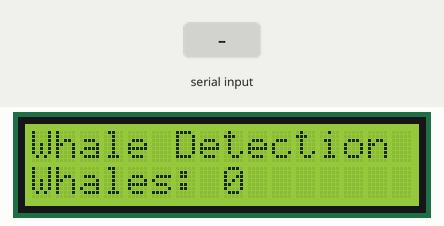
Recording of a sketch running on a simulated Arduino Mega 2560, built with avr-gcc and run on an emulated ATmega2560. On the bench: 16×2 character LCD. The inputs (shaded band) are chosen by the test bench. What the sketch prints to the serial monitor is not drawn.

Above: at 1.2 s.
1.3 s: "Node1:WhaleDetected\n" received over the second serial link
At 1.9 s:
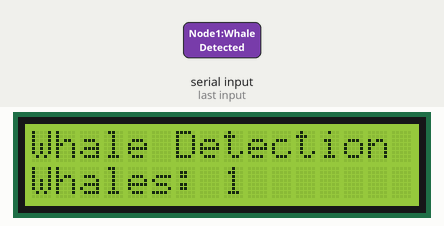
Timing chart, 0 to 4.3 s (numbered marks = the images above; inputs shaded):
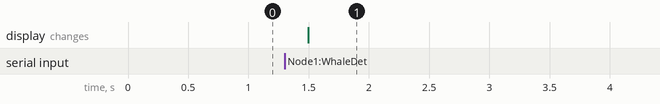

Measured:
- after the input at 1.3 s, the display: changes after 0.20 s (image 1)

The sketch:

Main.ino
```cpp
#include <LiquidCrystal.h>

// Define LCD pin configuration
LiquidCrystal lcd(7, 8, 9, 10, 11, 12);

// Hardware serial communication with Uno
HardwareSerial &mySerial = Serial1;

// Variables
int whaleCount = 0;  // Counter for detected whales

void setup() {
    // Initialize serial communication
    Serial.begin(9600);        // For debugging
    mySerial.begin(9600);      // Communication with Uno node

    // Initialize LCD
    lcd.begin(16, 2);          // 16x2 LCD
    lcd.setCursor(0, 0);
    lcd.print("Whale Detection");

    // Debugging message
    Serial.println("Mega Initialized and Ready");
}

void loop() {
    // Display whale count on LCD
    lcd.setCursor(0, 1);
    lcd.print("Whales: ");
    lcd.print(whaleCount);
    lcd.print("     ");  // Clear trailing characters

    // Check for incoming messages from the Uno node
    if (mySerial.available()) {
        String message = mySerial.readStringUntil('\n'); // Read incoming message
        processMessage(message);
    }

    delay(100);  // Adjust delay for smooth operation
}

void processMessage(String message) {
    // Process the incoming message
    if (message.startsWith("Node1:WhaleDetected")) {
        whaleCount++; // Increase whale count
        Serial.println("Whale Detected - Count Updated");
        playSound();  // Play sound immediately when a whale is detected
    }
}

void playSound() {
    // Placeholder for sound indication (optional on Mega)
    Serial.println("Sound Triggered");
}
```
